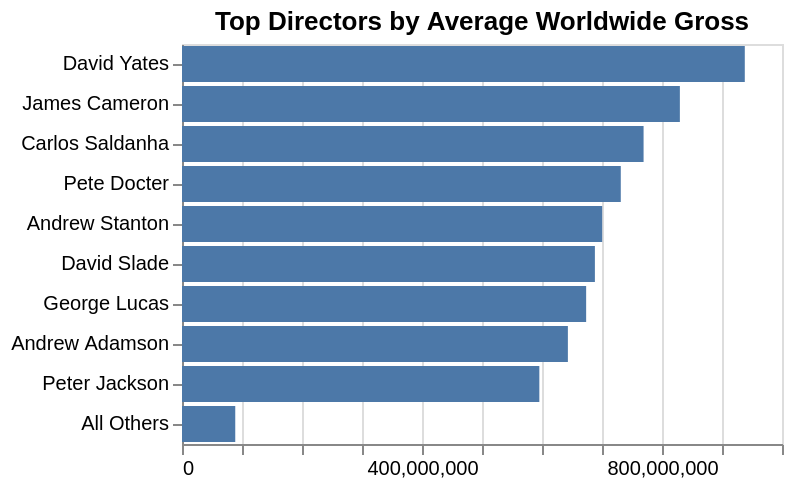

The Vega-Lite source for this figure:
### Vega-Lite specification from a JSON file in a GitHub repository (floating-point values rounded to 4 significant figures; data arrays with more than 128 entries replaced by an {"elided": "..."} marker saying what was removed)
{"$schema": "https://vega.github.io/schema/vega-lite/v4.json", "description": "Top-K plot with \"others\" by Trevor Manz, adapted from https://observablehq.com/@manzt/top-k-plot-with-others-vega-lite-example.", "title": "Top Directors by Average Worldwide Gross", "data": {"values": {"elided": "3201 records"}}, "mark": "bar", "transform": [{"aggregate": [{"op": "mean", "field": "Worldwide Gross", "as": "aggregate_gross"}], "groupby": ["Director"]}, {"window": [{"op": "row_number", "as": "rank"}], "sort": [{"field": "aggregate_gross", "order": "descending"}]}, {"calculate": "datum.rank < 10 ? datum.Director : 'All Others'", "as": "ranked_director"}], "encoding": {"x": {"aggregate": "mean", "field": "aggregate_gross", "type": "quantitative", "title": null}, "y": {"sort": {"op": "mean", "field": "aggregate_gross", "order": "descending"}, "field": "ranked_director", "type": "ordinal", "title": null}}}
